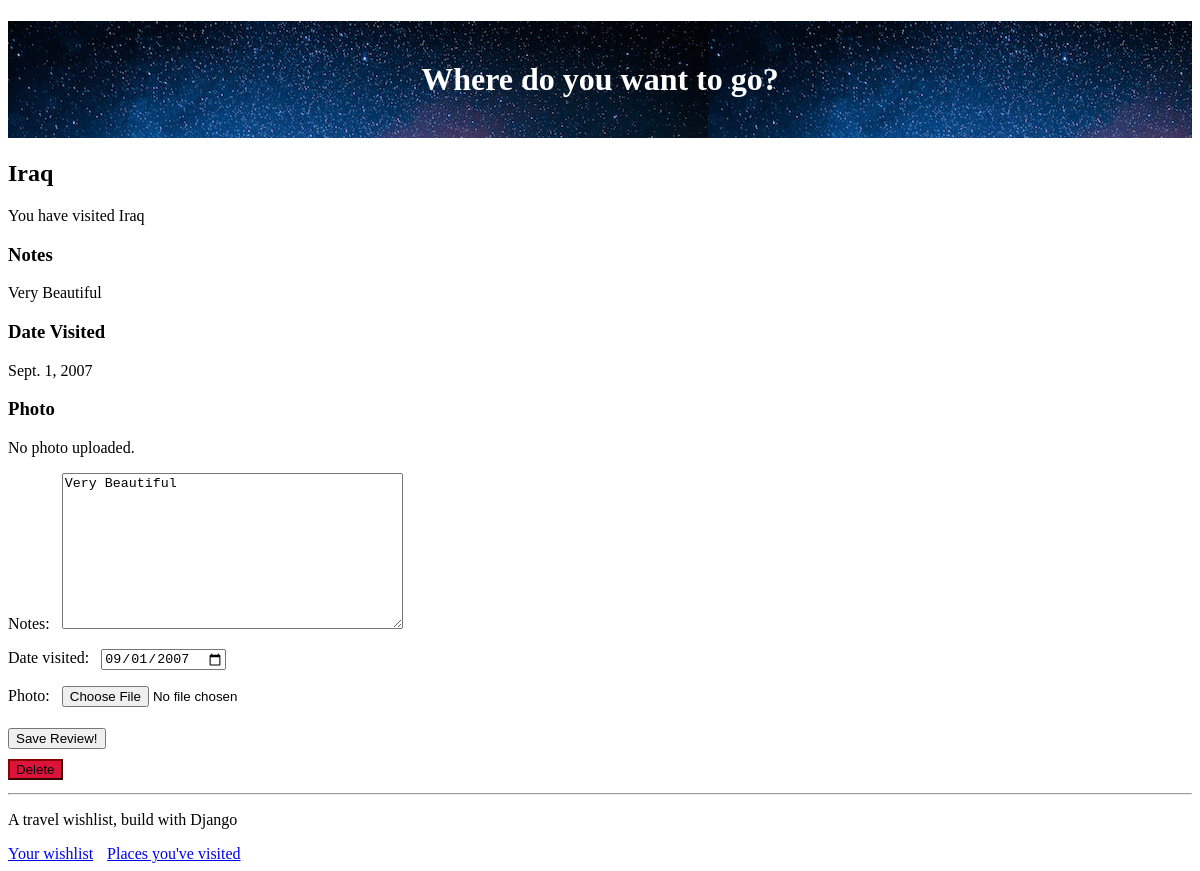
/place/9 (signed in), run on an earlier commit of the app's database.
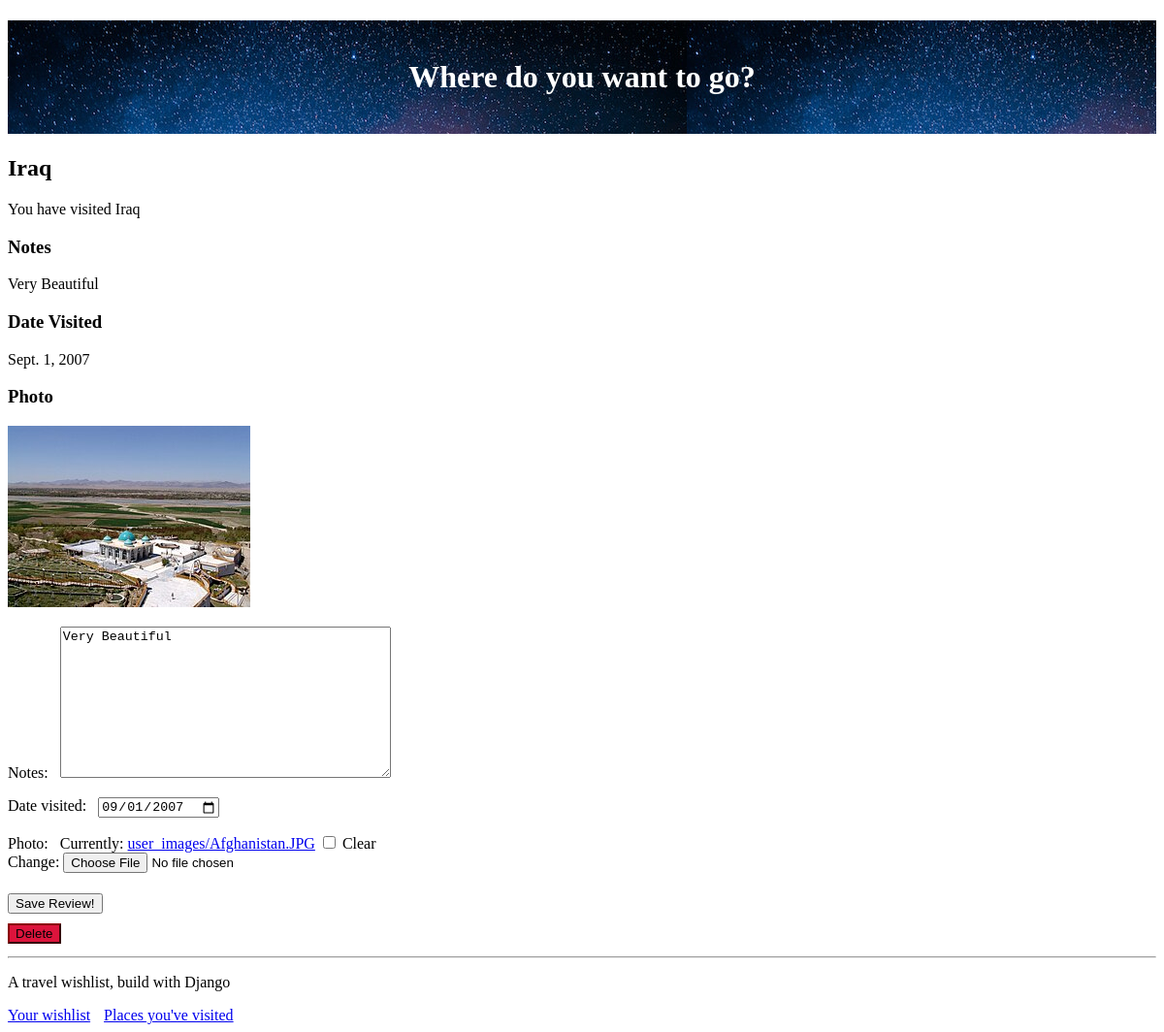
And on a later commit of the database.
### travel_wishlist/models.py (models this page shows, shortened)
class Place(models.Model):
    user = models.ForeignKey('auth.User', null=False, on_delete=models.CASCADE)
    name = models.CharField(max_length=200)
    visited = models.BooleanField(default=False)
    notes = models.TextField(blank=True, null=True)
    date_visited = models.DateField(blank=True, null=True)
    photo = models.ImageField(upload_to='user_images/', blank=True, null=True)

### travel_wishlist/views.py (the view)
# urls.py: path('place/<int:place_pk>', views.place_details, name='place_details'),
@login_required
def place_details(request, place_pk):
    place = get_object_or_404(Place, pk=place_pk)
    if place.user != request.user:
        return HttpResponseForbidden()
    if request.method =='POST':
        form = TripReviewForm(request.POST, request.FILES, instance=place)
        if form.is_valid():
            form.save()
            messages.info(request, 'Trip information updated!')
        else:
            messages.error(request, form.errors) #temporaary refine later
        return redirect('place_details', place_pk=place_pk)
    else: # if GEt request, show Place info and form and optional form.
        if place.visited:
            review_form = TripReviewForm(instance=place)
            return render(request, 'travel_wishlist/place_detail.html', {'place': place, 'review_form': review_form })
        else:
            return render(request, 'travel_wishlist/place_detail.html', {'place': place})

### travel_wishlist/forms.py
class TripReviewForm(forms.ModelForm):
    class Meta:
        model = Place
        fields = ('notes', 'date_visited', 'photo')
        widgets = {
            'date_visited': DateInput()
        }

### travel_wishlist/templates/travel_wishlist/place_detail.html (shortened to what this page needs)
{% extends 'travel_wishlist/base.html' %}
{% load static %}
{% block content %}
<h2>{{ place.name }}</h2>
{% if place.visited %}
    <p> You have visited {{ place.name }}</p>
    <h3>Notes</h3>
    <p>{{ place.notes|default:"No Notes." }}</p>
    <h3> Date Visited</h3>
    <p>{{ place.date_visited|default:"Date visited not set" }}</p>
    <h3>Photo</h3>
    {% if place.photo %}
        <img src="{{ place.photo.url }}">
    {% else %}
        <p>No photo uploaded.</p>
    {% endif %}
    <form action="{% url 'place_details' place.pk %}" method="POST" enctype="multipart/form-data">
    {{ review_form.as_p }}
    <button type="submit">Save Review!</button>
    </form>
{% else %}
    <p> You have not visited {{ place.name }}</p>
   <form action="{% url 'place_was_visited' place.pk %}" method="POST">
       {% csrf_token %}
       <button type="submit" class="visited"> Visited!</button>
   </form>
{% endif %}
<form action="{% url 'delete_place' place.pk %}" method="POST">
    <button type="submit" class="delete">Delete</button>
</form>
{% endblock %}

### travel_wishlist/templates/travel_wishlist/base.html (shortened to what this page needs)
{% load static %}
<!DOCTYPE html>
<html>
    <head>
        <link rel="stylesheet" href="https:unpkg.com/sakura.css/css/sakura.css" type="text/css">
        <link rel="stylesheet" href="{% static 'css/style.css' %}" type="text/css">
    </head>
    <body>
    <h1 id="site-header" style="background: url('{% static 'img/jtree.jpg' %}')"
    >Where do you want to go?</h1>
    {% block content %}
    {% endblock %}
    <hr>
    <div>
        <p>A travel wishlist, build with Django</p>
        <a class="nav-link" href="{% url 'place_list' %}"> Your wishlist</a>
        <a class="nav-link" href="{% url 'places_visited' %}"> Places you've visited</a>
    </div>
     </body>
</html>

### travel_wishlist/static/css/style.css (style rules this page uses)
#site-header { background: 0 0 repeat-x; color: white; padding: 40px 0 40px 0px; text-align: center; }
.nav-link { margin-right: 10px; }
label { display: inline-block; padding-right: 8px; }
button { margin: 5px 0px 5px 0; }
.delete { background-color: crimson; border-color: darkred; }

What changed in the data, as far as the page shows it:
changed Place "Iraq": photo: picture added
Also different on the page:
form field as_p: (not shown) → "☐"
text no longer shown: "Notes: Date visited: Photo: No photo uploaded."
text now shown: "Notes: Date visited: Photo: Currently: user_images/Afghanistan.JPG Clear Change:"
